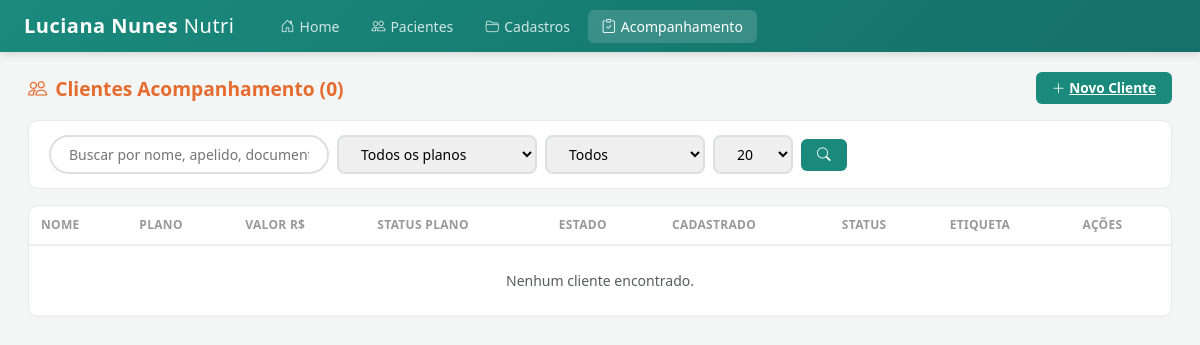
Page /acompanhamento/clientes on the earlier database version.
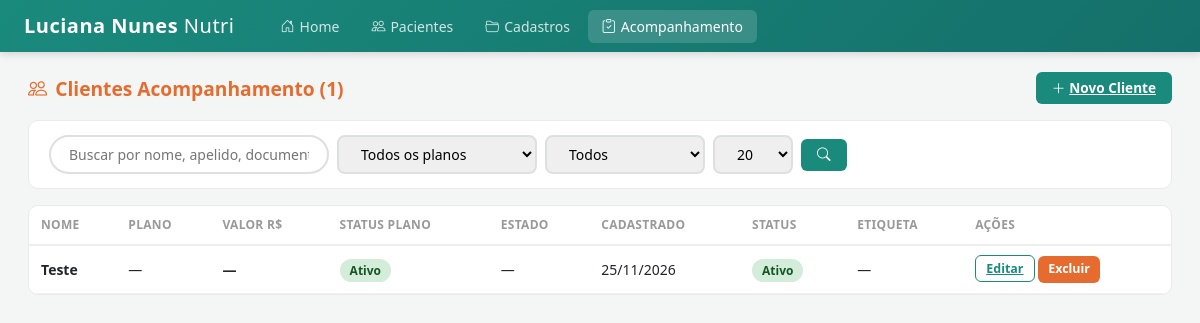
Same page on the later database version.
### tables this page shows
CREATE TABLE acompanhamento (
    id INTEGER PRIMARY KEY AUTOINCREMENT,
    nome TEXT NOT NULL,
    apelido TEXT,
    whatsapp TEXT,
    documento TEXT,
    email TEXT,
    dt_nascimento TEXT,
    estado TEXT,
    cidade TEXT,
    plano_id INTEGER REFERENCES plano(id),
    dt_inicio TEXT,
    dt_cadastro TEXT DEFAULT CURRENT_TIMESTAMP,
    status TEXT DEFAULT 'ativo',
    status_plano TEXT DEFAULT 'ativo',
    etiqueta TEXT,
    possui_vencimento INTEGER DEFAULT 1,
    alerta_atendimentos TEXT DEFAULT 'nao_notificar'
, valor REAL DEFAULT 0.0);

### app.py (the view)
@app.route("/acompanhamento/clientes")
def acompanhamento_clientes():
    db = get_db()
    busca = request.args.get("q", "").strip()
    filtro_plano = request.args.get("plano", "")
    filtro_status = request.args.get("status", "")
    page = int(request.args.get("page", 1))
    per_page = int(request.args.get("per_page", 20))
    conditions = []
    params = []
    if busca:
        conditions.append("(a.nome LIKE ? OR a.apelido LIKE ? OR a.documento LIKE ?)")
        params.extend([f"%{busca}%"] * 3)
    if filtro_plano:
        conditions.append("a.plano_id = ?")
        params.append(filtro_plano)
    if filtro_status:
        conditions.append("a.status = ?")
        params.append(filtro_status)
    where = (" WHERE " + " AND ".join(conditions)) if conditions else ""
    total = db.execute(f"SELECT COUNT(*) FROM acompanhamento a {where}", params).fetchone()[0]
    rows = db.execute(f"""
        SELECT a.*, p.nome AS plano_nome, p.valor AS plano_valor
        FROM acompanhamento a
        LEFT JOIN plano p ON a.plano_id = p.id
        {where} ORDER BY a.nome LIMIT ? OFFSET ?
    """, params + [per_page, (page - 1) * per_page]).fetchall()
    total_pages = max(1, (total + per_page - 1) // per_page)
    planos = db.execute("SELECT id, nome FROM plano WHERE ativo=1 ORDER BY nome").fetchall()
    return render_template("acompanhamento_clientes.html", clientes=rows,
        busca=busca, filtro_plano=filtro_plano, filtro_status=filtro_status,
        page=page, per_page=per_page, total_pages=total_pages, total=total,
        planos=planos, calc_idade_detalhada=calc_idade_detalhada)

### app.py (called while the page is built)
@app.template_filter("data")
def data_filter(value):
    if not value:
        return "—"
    try:
        dt = datetime.fromisoformat(str(value).replace("T", " "))
        return dt.strftime("%d/%m/%Y")
    except Exception:
        return str(value)[:10] if len(str(value)) >= 10 else str(value)

def get_db():
    if "db" not in g:
        g.db = sqlite3.connect(DB_PATH)
        g.db.row_factory = sqlite3.Row
        g.db.execute("PRAGMA journal_mode=WAL")
        g.db.execute("PRAGMA cache_size=-8000")
    return g.db

### templates/acompanhamento_clientes.html (shortened to what this page needs)
{% extends "base.html" %}
{% block content %}
<div class="d-flex justify-content-between align-items-center mb-3 flex-wrap gap-2">
    <h5 class="section-title mb-0"><i class="bi bi-people me-2"></i>Clientes Acompanhamento ({{ total }})</h5>
    <a href="/acompanhamento/clientes/novo" class="btn-ava"><i class="bi bi-plus-lg me-1"></i>Novo Cliente</a>
</div>
<div class="ava-card mb-3">
    <div class="ava-card-body" style="padding:14px 20px">
        <form method="get" action="/acompanhamento/clientes" class="d-flex gap-2 align-items-center flex-wrap">
            <input type="text" name="q" value="{{ busca }}" class="search-box" placeholder="Buscar por nome, apelido, documento..." style="width:280px">
            <select name="plano" class="search-box" style="width:200px;border-radius:8px">
                <option value="">Todos os planos</option>
            </select>
            <select name="status" class="search-box" style="width:160px;border-radius:8px">
                <option value="">Todos</option>
            </select>
            <select name="per_page" class="search-box" style="width:80px;border-radius:8px">
                <option value="20" {{ 'selected' if per_page == 20 }}>20</option>
            </select>
            <button class="btn-ava" type="submit"><i class="bi bi-search"></i></button>
        </form>
    </div>
</div>
<div class="ava-card">
    <div class="ava-card-body" style="padding:0">
        <table class="ava-table">
            <thead>
                <tr>
                    <th>Nome</th>
                    <th>Plano</th>
                    <th>Valor R$</th>
                    <th>Status Plano</th>
                    <th>Estado</th>
                    <th>Cadastrado</th>
                    <th>Status</th>
                    <th>Etiqueta</th>
                    <th>Ações</th>
                </tr>
            </thead>
            <tbody>
                {% for c in clientes %}
                <tr>
                    <td>
                        <span style="font-weight:600">{{ c.nome }}</span>
                    </td>
                    <td>{{ c.plano_nome or '—' }}</td>
                    <td style="font-weight:600">{{ 'R$ %.2f'|format(c.valor)|replace('.', ',') if c.valor else '—' }}</td>
                    <td>
                        {% if c.status_plano == 'vencido' %}
                        <span style="background:#fff3cd;color:#856404;padding:3px 10px;border-radius:20px;font-size:.75rem;font-weight:600">Vencido</span>
                        {% else %}
                        <span style="background:#d4edda;color:#155724;padding:3px 10px;border-radius:20px;font-size:.75rem;font-weight:600">Ativo</span>
                        {% endif %}
                    </td>
                    <td>{{ c.estado or '—' }}</td>
                    <td>{{ c.dt_cadastro|data }}</td>
                    <td>
                        {% if c.status == 'ativo' %}
                        <span style="background:#d4edda;color:#155724;padding:3px 10px;border-radius:20px;font-size:.75rem;font-weight:600">Ativo</span>
                        {% elif c.status == 'vencido' %}
                        <span style="background:#fff3cd;color:#856404;padding:3px 10px;border-radius:20px;font-size:.75rem;font-weight:600">Vencido</span>
                        {% elif c.status == 'pausado' %}
                        <span style="background:#cce5ff;color:#004085;padding:3px 10px;border-radius:20px;font-size:.75rem;font-weight:600">Pausado</span>
                        {% else %}
                        <span style="background:#e2e3e5;color:#383d41;padding:3px 10px;border-radius:20px;font-size:.75rem;font-weight:600">Inativo</span>
                        {% endif %}
                    </td>
                    <td>
                        {% if c.etiqueta %}
                        <span style="background:#e0f5f3;color:#1a8a7d;padding:3px 10px;border-radius:20px;font-size:.75rem;font-weight:600">{{ c.etiqueta }}</span>
                        {% else %}—{% endif %}
                    </td>
                    <td style="white-space:nowrap">
                        <a href="/acompanhamento/clientes/{{ c.id }}/editar" class="btn-ava-outline" style="padding:4px 10px;font-size:.78rem">Editar</a>
                        <form method="post" action="/acompanhamento/clientes/{{ c.id }}/excluir" style="display:inline" onsubmit="return confirm('Excluir este cliente?')">
                            <button type="submit" class="btn-ava-orange" style="padding:4px 10px;font-size:.78rem">Excluir</button>
                        </form>
                    </td>
                </tr>
                {% endfor %}
                {% if not clientes %}
                <tr><td colspan="9" class="text-center text-muted" style="padding:24px">Nenhum cliente encontrado.</td></tr>
                {% endif %}
            </tbody>
        </table>
    </div>
</div>
{% endblock %}

### templates/base.html (shortened to what this page needs)
<!DOCTYPE html>
<html lang="pt-BR">
<head>
    <link href="https://cdn.jsdelivr.net/npm/bootstrap@5.3.2/dist/css/bootstrap.min.css" rel="stylesheet">
    <link href="https://cdn.jsdelivr.net/npm/bootstrap-icons@1.11.2/font/bootstrap-icons.min.css" rel="stylesheet">
</head>
<body>
    <div class="ava-navbar">
        <a href="/" class="brand"><b>Luciana Nunes</b> <span>Nutri</span></a>
        <div class="nav-links">
            <a href="/" class="{{ 'active' if request.path == '/' }}"><i class="bi bi-house-door"></i>Home</a>
            <a href="/pacientes" class="{{ 'active' if '/paciente' in request.path }}"><i class="bi bi-people"></i>Pacientes</a>
            <a href="/cadastros" class="{{ 'active' if '/cadastro' in request.path }}"><i class="bi bi-folder2-open"></i>Cadastros</a>
            <a href="/acompanhamento" class="{{ 'active' if '/acompanhamento' in request.path }}"><i class="bi bi-clipboard-check"></i>Acompanhamento</a>
        </div>
    </div>
    {% block body %}
    <div class="page-wrap">
        {% block content %}{% endblock %}
    </div>
    {% endblock %}
</body>
</html>

### templates/base.html (style rules this page uses)
:root { --ava-teal: #1a8a7d; --ava-teal-dark: #14706a; --ava-teal-light: #e0f5f3; --ava-orange: #e66b2e; --ava-orange-light: #fff4ee; --ava-green: #28a745; --ava-pink: #e91e8c; --ava-bg: #f4f6f5; --ava-sidebar-w: 220px; }
* { font-family: 'Segoe UI', system-ui, -apple-system, sans-serif; }
body { background: var(--ava-bg); margin: 0; }
.ava-navbar { background: linear-gradient(135deg, var(--ava-teal), var(--ava-teal-dark)); padding: 0 24px; height: 52px; display: flex; align-items: center; box-shadow: 0 2px 8px rgba(0,0,0,.15); position: sticky; top: 0; z-index: 1000; }
.ava-navbar .brand { color: #fff; font-weight: 800; font-size: 1.25rem; text-decoration: none; letter-spacing: .5px; }
.ava-navbar .brand span { font-weight: 300; }
.ava-navbar .nav-links { display: flex; align-items: center; gap: 4px; margin-left: 32px; }
.ava-navbar .nav-links a { color: rgba(255,255,255,.8); text-decoration: none; padding: 6px 14px; border-radius: 6px; font-size: .875rem; font-weight: 500; transition: all .15s; }
.ava-navbar .nav-links a:hover, .ava-navbar .nav-links a.active { color: #fff; background: rgba(255,255,255,.15); }
.ava-navbar .nav-links a i { margin-right: 5px; }
.page-wrap { padding: 20px 28px 40px; max-width: 1400px; margin: 0 auto; }
.ava-card { background: #fff; border: 1px solid #e8ebe9; border-radius: 10px; overflow: hidden; }
.ava-card-body { padding: 20px; }
.section-title { color: var(--ava-orange); font-size: 1.2rem; font-weight: 700; margin-bottom: 16px; }
.ava-table { width: 100%; border-collapse: collapse; }
.ava-table th { font-size: .75rem; text-transform: uppercase; color: #999; font-weight: 600; letter-spacing: .3px; padding: 10px 12px; border-bottom: 2px solid #eee; white-space: nowrap; }
.ava-table td { padding: 10px 12px; border-bottom: 1px solid #f2f2f2; font-size: .875rem; }
.btn-ava { background: var(--ava-teal); color: #fff; border: none; border-radius: 6px; padding: 6px 16px; font-weight: 600; font-size: .85rem; }
.btn-ava-orange { background: var(--ava-orange); color: #fff; border: none; border-radius: 6px; padding: 6px 16px; font-weight: 600; font-size: .85rem; }
.btn-ava-outline { background: transparent; color: var(--ava-teal); border: 1.5px solid var(--ava-teal); border-radius: 6px; padding: 5px 14px; font-weight: 600; font-size: .85rem; }
.search-box { border: 2px solid #dde0de; border-radius: 25px; padding: 7px 18px; font-size: .875rem; transition: border-color .15s; }

Differences in the rows shown:
added acompanhamento: nome "Teste", plano_nome "—", valor "—", status_plano "Ativo", estado "—", dt_cadastro|data "25/11/2026", status "Ativo"
Other differences:
{{ total }}: "0" → "1"
text no longer shown: "Nenhum cliente encontrado."
